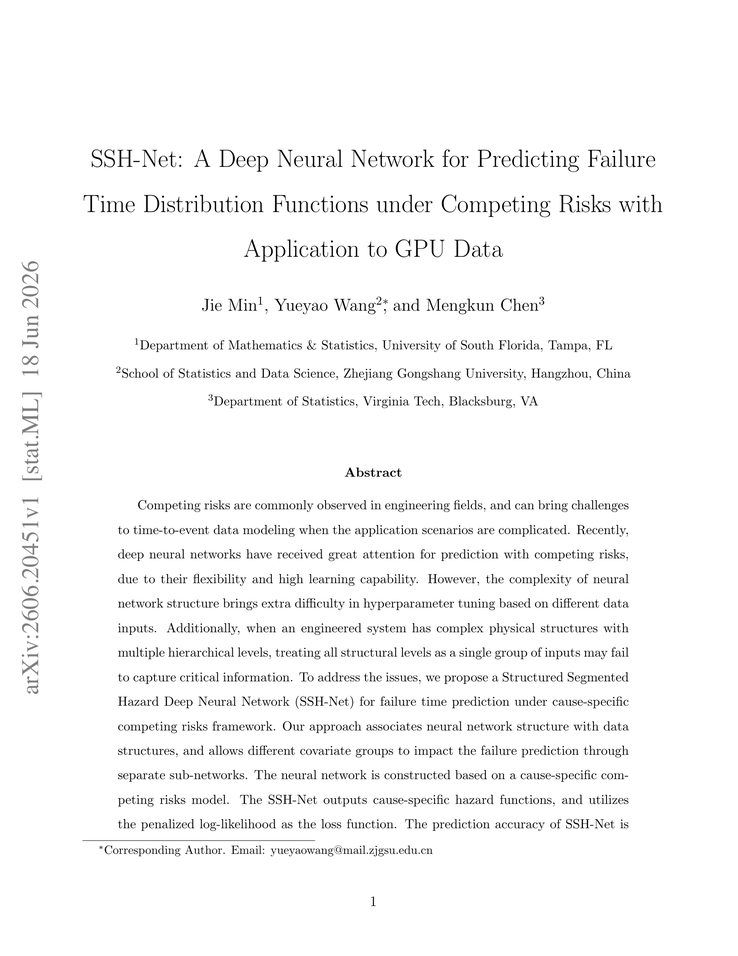
#> input picture Project/dataset/images/page_1.png, 738 x 956 px, shrunk from 1700 x 2200 before the run, found by its file name; its folder holds only this picture in this run
$ python batch_table_detection.py
#> lines starting #> are read from the running program, lines starting #| are printed output that depends on the picture; after the words box and inside, x2 and y2 are one past the last pixel; in counts of white or black regions, pixels touching at a corner belong together
import cv2
import os

image_folder = "dataset/images"

for image_file in os.listdir(image_folder):

    if not image_file.endswith(".png"):
        continue

    image_path = os.path.join(image_folder, image_file)

    image = cv2.imread(image_path)
#> image is the input picture: shape (956, 738, 3); min 0, max 255, mean 246.9

    gray = cv2.cvtColor(image, cv2.COLOR_BGR2GRAY)

    _, binary = cv2.threshold(
        gray,
        180,
        255,
        cv2.THRESH_BINARY_INV
    )
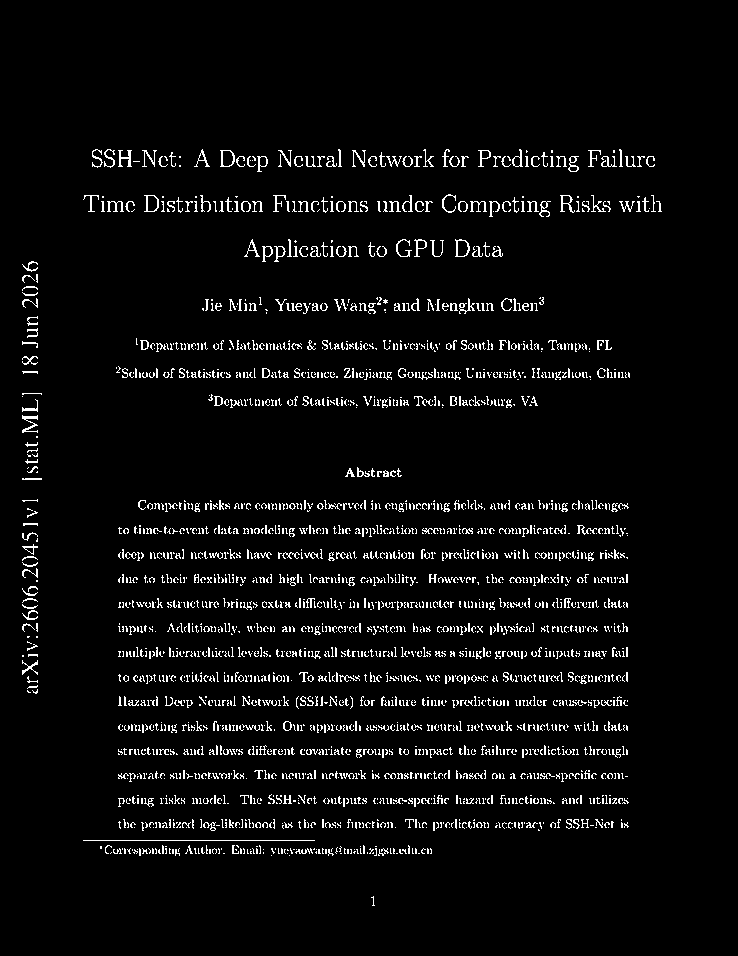
#> binary: shape (956, 738); 4.5% white in thin lines or dots, all inside (x1, y1, x2, y2) = (22, 149, 662, 906)

    horizontal_kernel = cv2.getStructuringElement(
        cv2.MORPH_RECT,
        (40, 1)
    )

    horizontal = cv2.morphologyEx(
        binary,
        cv2.MORPH_OPEN,
        horizontal_kernel
    )
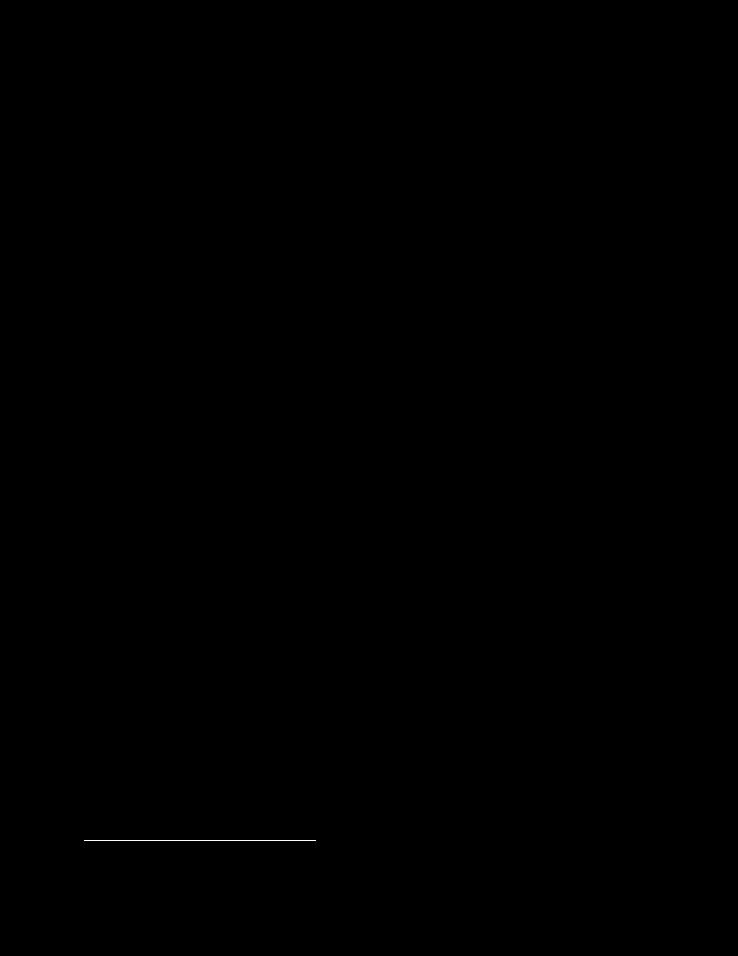
#> horizontal: shape (956, 738); 0.03% white in thin lines or dots, all inside (x1, y1, x2, y2) = (84, 840, 316, 841)

    vertical_kernel = cv2.getStructuringElement(
        cv2.MORPH_RECT,
        (1, 40)
    )

    vertical = cv2.morphologyEx(
        binary,
        cv2.MORPH_OPEN,
        vertical_kernel
    )
#> vertical: shape (956, 738); every value is 0

    table_structure = cv2.add(
        horizontal,
        vertical
    )

    contours, _ = cv2.findContours(
        table_structure,
        cv2.RETR_TREE,
        cv2.CHAIN_APPROX_SIMPLE
    )
#> contours = [[[84, 840], [315, 840]]]

    table_count = 0

    for contour in contours:

        x, y, w, h = cv2.boundingRect(contour)

        if w > 100 and h > 50:
            table_count += 1
#> this loop made 1 pass
#> (contour, x, y, w, h) on pass 1: ([[84, 840], [315, 840]], 84, 840, 232, 1)
#> after the loop, table_count = 0

    if table_count > 5:
        print(f"{image_file} -> Table Found")

$ run again, on Project/dataset/images/page_13.png
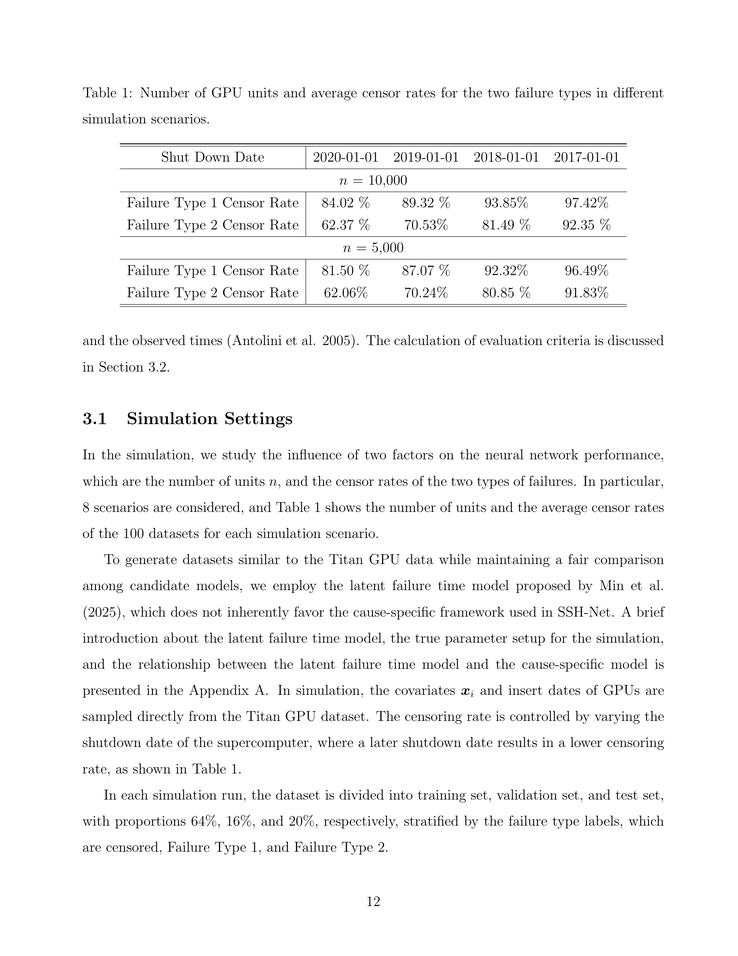
#> input picture Project/dataset/images/page_13.png, 738 x 956 px, shrunk from 1700 x 2200 before the run, found by its file name
#> image is the input picture: shape (956, 738, 3); min 0, max 255, mean 246.1
#> `_, binary = cv2.threshold( gray, 180, 255, cv2.THRESH_BINARY_INV )`:
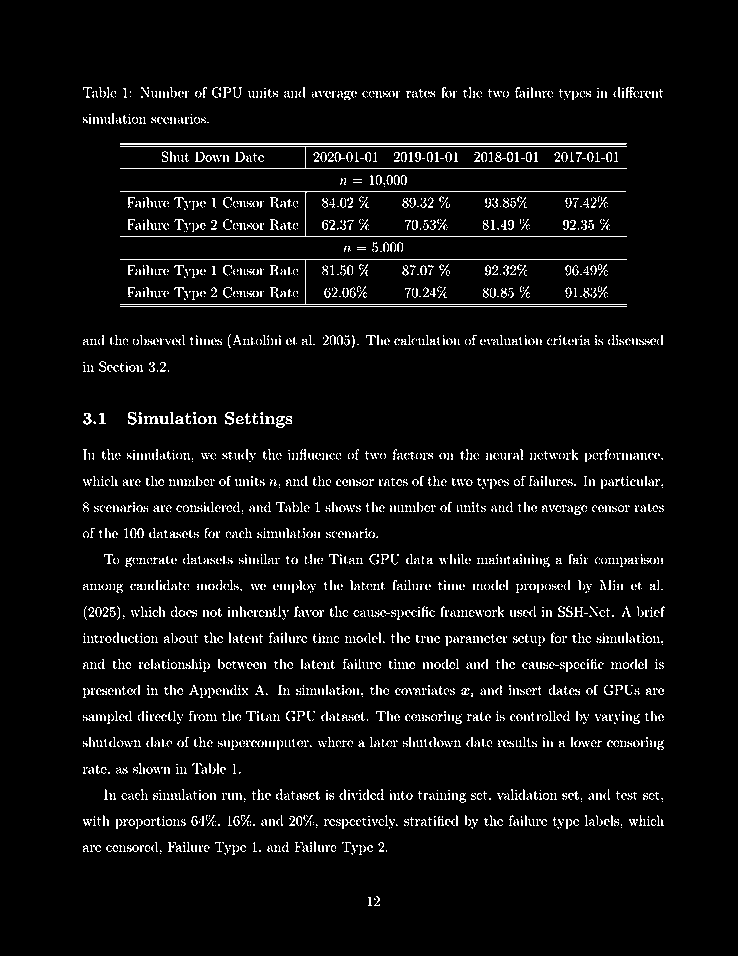
#> binary: shape (956, 738); 5.2% white in thin lines or dots, all inside (x1, y1, x2, y2) = (83, 87, 665, 906)
#> `horizontal = cv2.morphologyEx( binary, cv2.MORPH_OPEN, horizontal_kern..`:
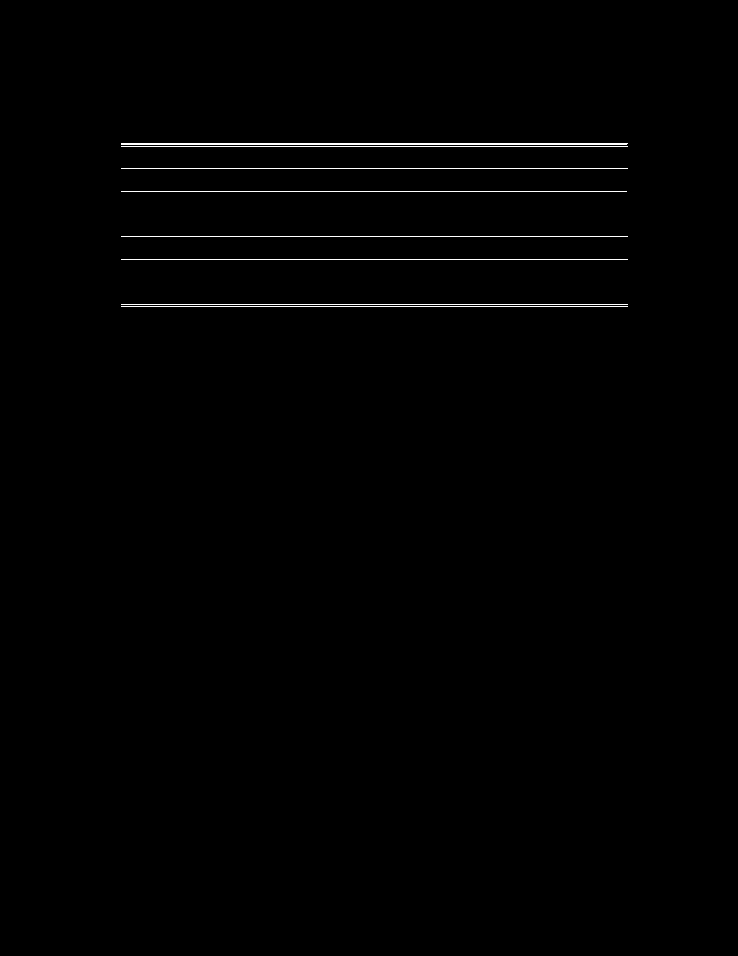
#> horizontal: shape (956, 738); 0.65% white in thin lines or dots, all inside (x1, y1, x2, y2) = (121, 143, 628, 307)
#> vertical: shape (956, 738); 0.01% white in thin lines or dots, all inside (x1, y1, x2, y2) = (305, 192, 306, 306)
#> contours = 5 contours, 4 with area under 20; largest, box (x1, y1, x2, y2) and area: (121, 143, 628, 145) 506
#> the loop `for contour in contours: ` made 5 passes
#> (contour, y, h) on passes 3 to 5: ([[121, 168], [627, 168]], 168, 1), ([[121, 146], [627, 146]], 146, 1), ([[121, 143], [121, 144], [626, 144], [627, 143]], 143, 2)
#> after the loop `for contour in contours:`: table_count = 0
